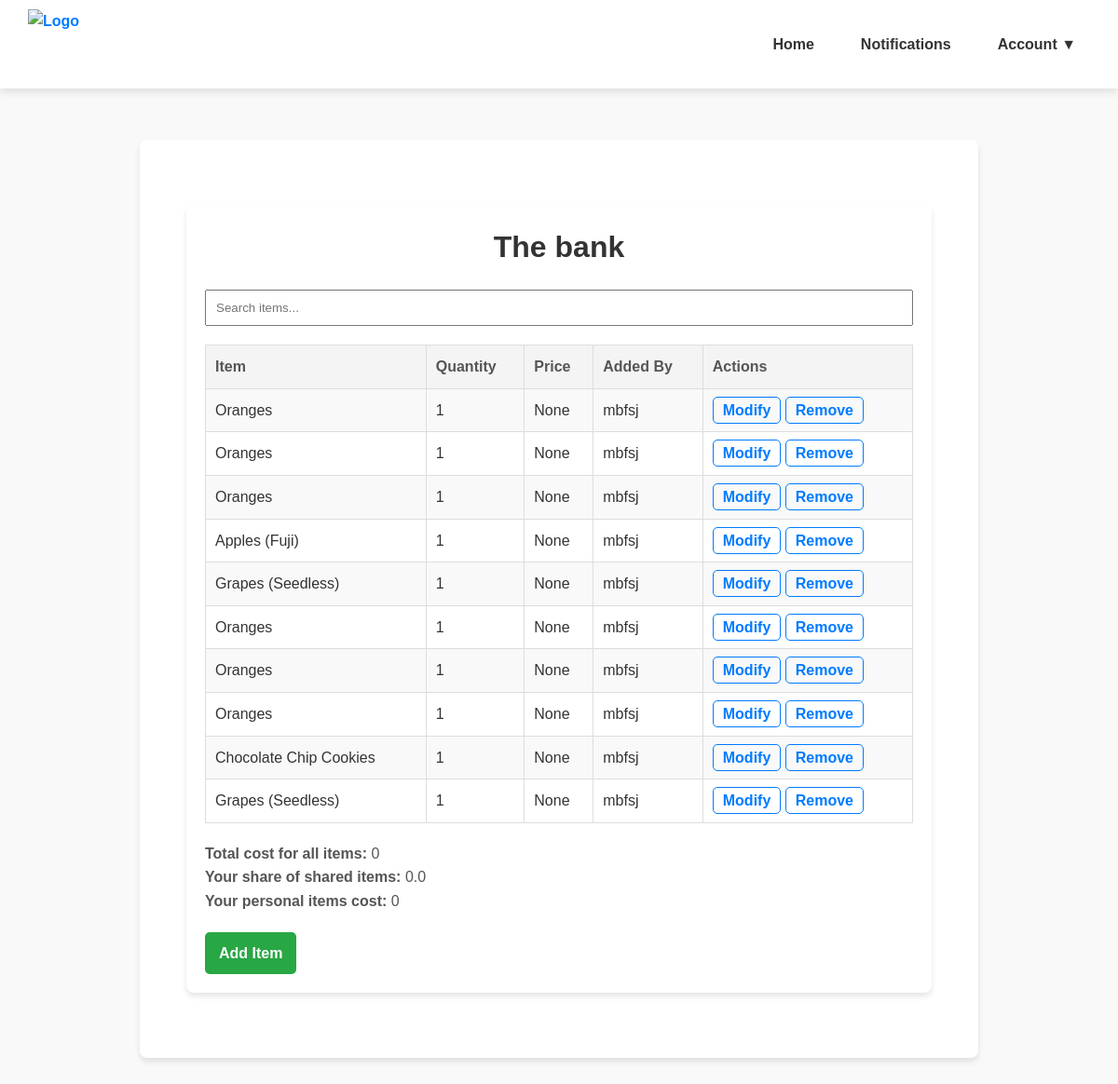
The app's page /cart/3/ (signed in), older data.
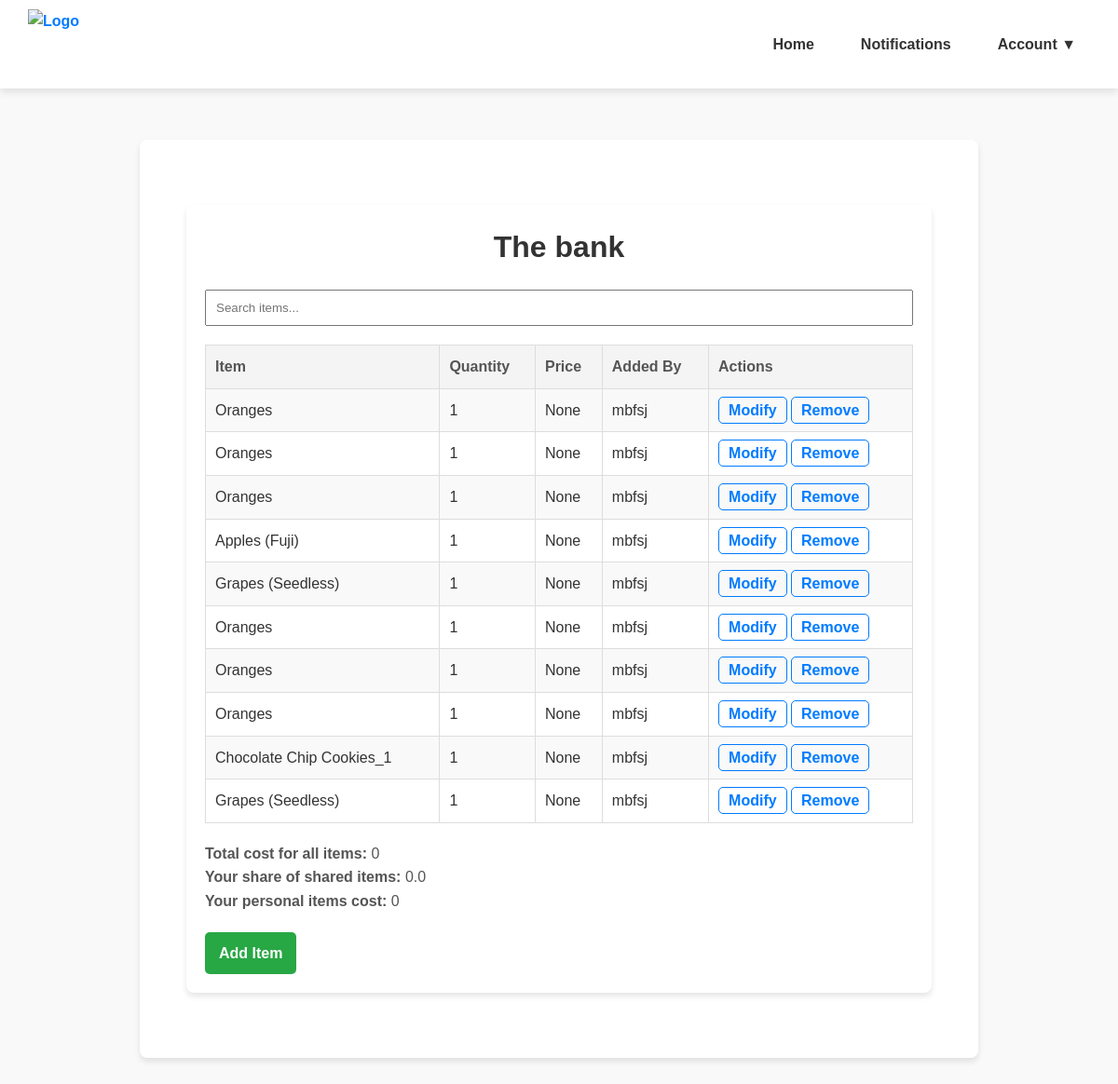
The same page, newer data.
### main/models.py (models this page shows, shortened)
class CartItem(models.Model):
    cart = models.ForeignKey(SharedCart, on_delete=models.CASCADE, related_name='items')
    item = models.ForeignKey(GroceryItem, on_delete=models.CASCADE)
    quantity = models.PositiveIntegerField(default=1)
    added_by = models.ForeignKey(User, on_delete=models.SET_NULL, null=True)
    added_at = models.DateTimeField(auto_now_add=True)
    is_purchased = models.BooleanField(default=False)
    is_shared = models.BooleanField(default=True)

class GroceryItem(models.Model):
    CATEGORY_CHOICES = [
        ("Fruits", "Fruits"),
        ("Vegetables", "Vegetables"),
        ("Dairy", "Dairy"),
        ("Bakery", "Bakery"),
        ("Meat", "Meat"),
        ("Beverages", "Beverages"),
        ("Snacks", "Snacks"),
        ("Frozen Foods", "Frozen Foods"),
        ("Household Items", "Household Items"),
    ]
    name = models.CharField(max_length=100, unique=True)
    description = models.TextField(blank=True)
    price = models.DecimalField(max_digits=6, decimal_places=2, null=True, blank=True)
    availability = models.BooleanField(default=True)
    category = models.CharField(
        max_length=50,
        choices=CATEGORY_CHOICES,
        default="N/A",
    )

### main/views.py (the view)
# urls.py: path('cart/<int:cart_id>/', views.shared_cart_view, name='shared_cart'),
@login_required
def shared_cart_view(request, cart_id):
    cart = get_object_or_404(SharedCart, id=cart_id, users=request.user)
    search_query = request.GET.get('q', '')
    items = cart.items.select_related('item').all()
    if search_query:
        items = items.filter(item__name__icontains=search_query)
    total_price = cart.total_cost()
    split_price = cart.split_cost()
    personal_cost = cart.total_personal_cost(request.user)
    context = {
        'cart': cart,
        'items': items,
        'total_price': total_price,
        'split_price': split_price,
        'personal_cost': personal_cost,
        'search_query': search_query,
    }
    return render(request, 'shared_cart.html', context)

### main/models.py (called while the page is built)
    def total_shared_cost(self):
        return sum(i.quantity * (i.item.price or 0) for i in self.items.filter(is_shared=True))

    def total_personal_cost(self, user):
        return sum(i.quantity * (i.item.price or 0) for i in self.items.filter(is_shared=False, added_by=user))

    def total_cost(self):
        return sum(i.quantity * (i.item.price or 0) for i in self.items.all())

    def split_cost(self):
        total = self.total_shared_cost()
        num_users = self.users.count()
        return total / num_users if num_users else 0

### templates/shared_cart.html (shortened to what this page needs)
{% extends 'base.html' %}
{% block content %}
<div class="container">
    <h1>{{ cart.name }}</h1>
    <input
        type="text"
        id="searchBar"
        placeholder="Search items..."
        style="width: 100%; padding: 10px; margin-bottom: 20px;"
    />
    <table id="itemsTable">
        <tr>
            <th>Item</th>
            <th>Quantity</th>
            <th>Price</th>
            <th>Added By</th>
            <th>Actions</th>
        </tr>
        {% for item in items %}
        <tr>
            <td>{{ item.item.name }}</td>
            <td>{{ item.quantity }}</td>
            <td>{{ item.item.price }}</td>
            <td>{{ item.added_by.username }}</td>
            <td>
                <a href="{% url 'modify_item' cart.id item.id %}">Modify</a>
                <a href="{% url 'remove_item' cart.id item.id %}">Remove</a>
            </td>
        </tr>
        {% endfor %}
    </table>
    <p><strong>Total cost for all items:</strong> {{ total_price }}</p>
    <p><strong>Your share of shared items:</strong> {{ split_price }}</p>
    <p><strong>Your personal items cost:</strong> {{ personal_cost }}</p>
    <a href="{% url 'add_item' cart.id %}" class="btn-add">Add Item</a>
</div>
{% endblock %}

Row changes from the older to the newer data that the page shows:
changed through a linked row, CartItem: item.name "Chocolate Chip Cookies" → "Chocolate Chip Cookies_1"
